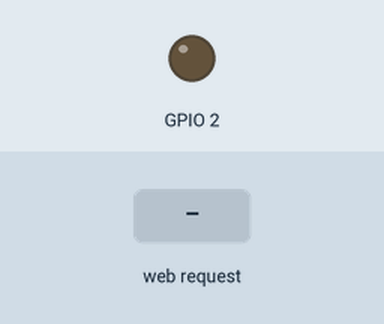
Simulated run of this sketch. Board: ESP32. On the bench: output pins drawn as LEDs (lit = HIGH). Inputs (shaded band) come from the test bench. WiFi joins after 1.5 s; servers stay silent unless stated; what the sketch prints to the serial monitor is not drawn.

Above: at 2.7 s.
2.8 s: HTTP request GET /on received
At 3.1 s:
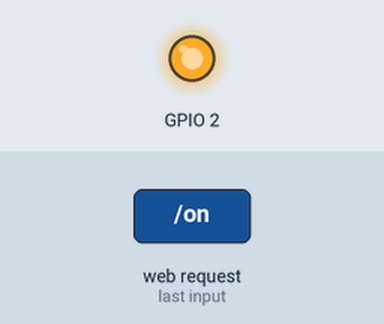
4.3 s: HTTP request GET /off received
At 5.4 s:
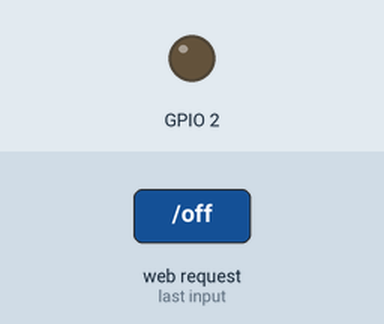
Timing chart, 0 to 7.3 s (numbered marks = the images above; inputs shaded):
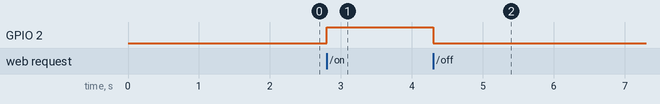

Measured:
- after the input at 2.8 s, GPIO 2: LOW → HIGH at once
- after the input at 4.3 s, GPIO 2: HIGH → LOW at once

The sketch:

conecta_wifi_ino_II.ino
```cpp
#include <WiFi.h>
#include <ESPAsyncWebSrv.h>
const char *ssid = "OPPO A54";
const char *password = "ranita321";
AsyncWebServer server(80);

void setup() {
  Serial.begin(115200);
  // delay(10);
  conectarse();
  server.on("/", HTTP_GET, [](AsyncWebServerRequest *request) {
    int numParametros = request->params();
    Serial.print(numParametros);
    if (numParametros == 0)
    request->send(200, "text/html", "<H1>Hola Mundo</H1>");
    else {
      AsyncWebParameter *p = request->getParam(0);
      String html = "<H1>Hola " + p->value() + "</H1>";
      request->send(200, "text/html", html);
    }
  });
  server.on("/adios", HTTP_GET, [](AsyncWebServerRequest *r) {
    r->send(200, "text/html", "<h1>adios</h1>");
  });

  pinMode(2, OUTPUT);

  server.on("/on", HTTP_GET, [](AsyncWebServerRequest *r) {
    r->send(200, "text/html", "<h1>on</h1>");
    digitalWrite(2, HIGH);
  });

  server.on("/off", HTTP_GET, [](AsyncWebServerRequest *r) {
    r->send(200, "text/html", "<h1>off</h1>");
    digitalWrite(2, LOW);
  });


  server.begin();
  Serial.println();
}


void loop() {}

void conectarse() {
  Serial.print("Conectando ");
  Serial.println(ssid);
  WiFi.begin(ssid, password);
  while (WiFi.status() != WL_CONNECTED) {
    delay(500);
    Serial.print(".");
  }
  Serial.print(WiFi.localIP());
}
```
